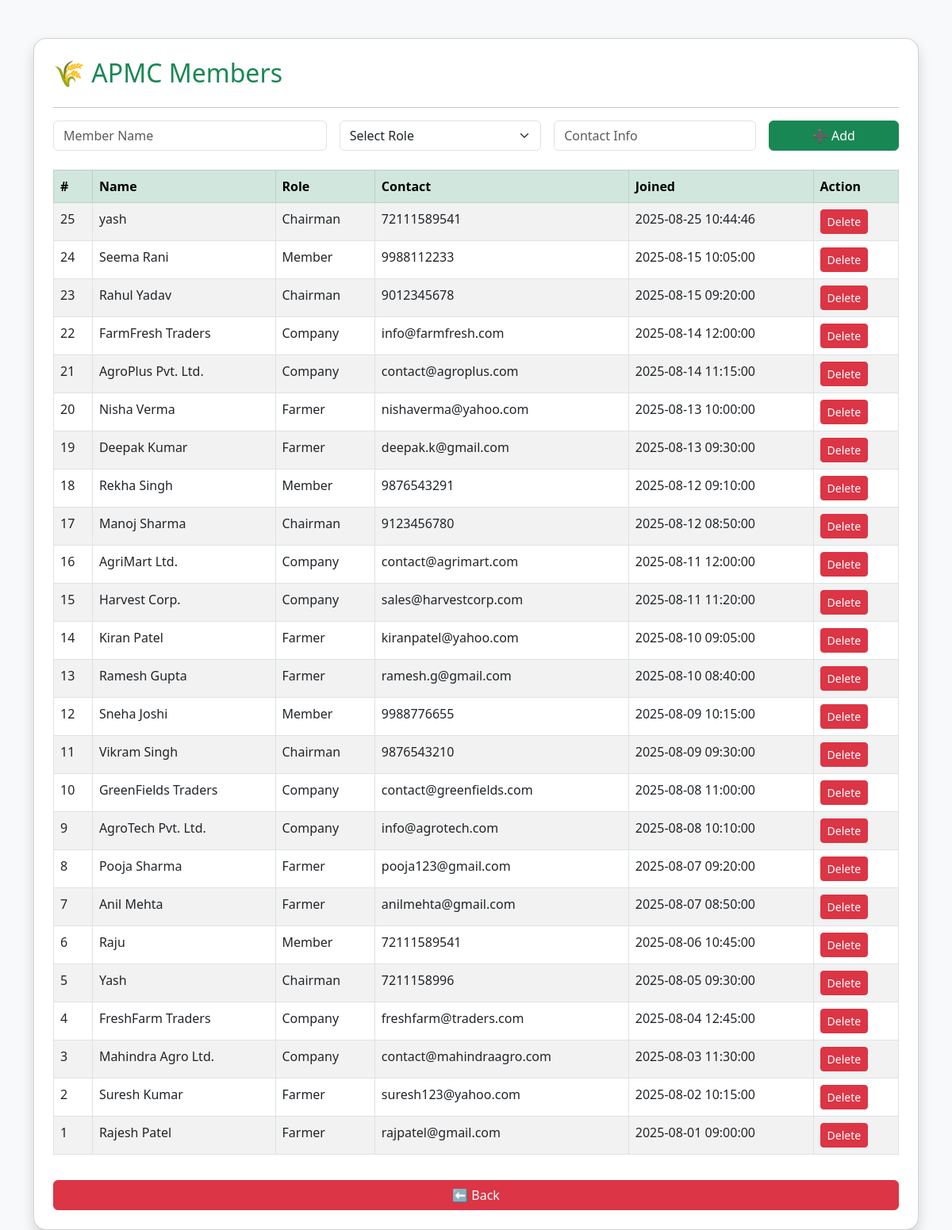
The app's page /apmc.php with its own data.
### tables this page shows
CREATE TABLE `apmc_members` (
  `id` int(11) NOT NULL,
  `name` varchar(100) NOT NULL,
  `role` enum('Farmer','Company','Chairman','Member') NOT NULL,
  `contact` varchar(100) DEFAULT NULL,
  `joined` datetime NOT NULL DEFAULT current_timestamp()
);

### apmc.php (the view, shortened to what this page needs)
<?php
include("db.php");
?>
<!DOCTYPE html>
<html lang="en">
<head>
  <link href="https://cdn.jsdelivr.net/npm/bootstrap@5.3.0/dist/css/bootstrap.min.css" rel="stylesheet">
</head>
<body class="bg-light">
<div class="container mt-5">
  <div class="card p-4 shadow rounded-4">
    <h2 class="text-success">🌾 APMC Members</h2>
    <hr>
    <form method="POST" class="row g-3 mb-4">
      <div class="col-md-4">
        <input type="text" name="name" class="form-control" placeholder="Member Name" required>
      </div>
      <div class="col-md-3">
        <select name="role" class="form-select" required>
          <option value="">Select Role</option>
        </select>
      </div>
      <div class="col-md-3">
        <input type="text" name="contact" class="form-control" placeholder="Contact Info">
      </div>
      <div class="col-md-2">
        <button type="submit" name="add_member" class="btn btn-success w-100">➕ Add</button>
      </div>
    </form>
    <table class="table table-bordered table-striped">
      <thead class="table-success">
        <tr>
          <th>#</th>
          <th>Name</th>
          <th>Role</th>
          <th>Contact</th>
          <th>Joined</th>
          <th>Action</th>
        </tr>
      </thead>
      <tbody>
        <?php
        $result = $conn->query("SELECT * FROM apmc_members ORDER BY id DESC");
        if($result->num_rows > 0){
            while($row = $result->fetch_assoc()){
                echo "<tr>
                        <td>{$row['id']}</td>
                        <td>{$row['name']}</td>
                        <td>{$row['role']}</td>
                        <td>{$row['contact']}</td>
                        <td>{$row['joined']}</td>
                        <td>
                          <a href='apmc.php?delete={$row['id']}' class='btn btn-sm btn-danger' onclick='return confirm(\"Are you sure?\")'>Delete</a>
                        </td>
                      </tr>";
            }
        } else {
            echo "<tr><td colspan='6' class='text-center text-muted'>No members added yet</td></tr>";
        }
        ?>
      </tbody>
    </table>
    <a href="index.php" class="btn btn-danger mt-3">⬅ Back</a>
  </div>
</div>
</body>
</html>

### records on screen
apmc_members: id "25", name "yash", role "Chairman", contact "72111589541", joined "2025-08-25 10:44:46"
apmc_members: id "24", name "Seema Rani", role "Member", contact "9988112233", joined "2025-08-15 10:05:00"
apmc_members: id "23", name "Rahul Yadav", role "Chairman", contact "9012345678", joined "2025-08-15 09:20:00"
apmc_members: id "22", name "FarmFresh Traders", role "Company", contact "info@farmfresh.com", joined "2025-08-14 12:00:00"
apmc_members: id "21", name "AgroPlus Pvt. Ltd.", role "Company", contact "contact@agroplus.com", joined "2025-08-14 11:15:00"
apmc_members: id "20", name "Nisha Verma", role "Farmer", contact "nishaverma@yahoo.com", joined "2025-08-13 10:00:00"
apmc_members: id "19", name "Deepak Kumar", role "Farmer", contact "deepak.k@gmail.com", joined "2025-08-13 09:30:00"
apmc_members: id "18", name "Rekha Singh", role "Member", contact "9876543291", joined "2025-08-12 09:10:00"
apmc_members: id "17", name "Manoj Sharma", role "Chairman", contact "9123456780", joined "2025-08-12 08:50:00"
apmc_members: id "16", name "AgriMart Ltd.", role "Company", contact "contact@agrimart.com", joined "2025-08-11 12:00:00"
apmc_members: id "15", name "Harvest Corp.", role "Company", contact "sales@harvestcorp.com", joined "2025-08-11 11:20:00"
apmc_members: id "14", name "Kiran Patel", role "Farmer", contact "kiranpatel@yahoo.com", joined "2025-08-10 09:05:00"
apmc_members: id "13", name "Ramesh Gupta", role "Farmer", contact "ramesh.g@gmail.com", joined "2025-08-10 08:40:00"
apmc_members: id "12", name "Sneha Joshi", role "Member", contact "9988776655", joined "2025-08-09 10:15:00"
apmc_members: id "11", name "Vikram Singh", role "Chairman", contact "9876543210", joined "2025-08-09 09:30:00"
apmc_members: id "10", name "GreenFields Traders", role "Company", contact "contact@greenfields.com", joined "2025-08-08 11:00:00"
apmc_members: id "9", name "AgroTech Pvt. Ltd.", role "Company", contact "info@agrotech.com", joined "2025-08-08 10:10:00"
apmc_members: id "8", name "Pooja Sharma", role "Farmer", contact "pooja123@gmail.com", joined "2025-08-07 09:20:00"
apmc_members: id "7", name "Anil Mehta", role "Farmer", contact "anilmehta@gmail.com", joined "2025-08-07 08:50:00"
apmc_members: id "6", name "Raju", role "Member", contact "72111589541", joined "2025-08-06 10:45:00"
apmc_members: id "5", name "Yash", role "Chairman", contact "7211158996", joined "2025-08-05 09:30:00"
apmc_members: id "4", name "FreshFarm Traders", role "Company", contact "freshfarm@traders.com", joined "2025-08-04 12:45:00"
apmc_members: id "3", name "Mahindra Agro Ltd.", role "Company", contact "contact@mahindraagro.com", joined "2025-08-03 11:30:00"
apmc_members: id "2", name "Suresh Kumar", role "Farmer", contact "suresh123@yahoo.com", joined "2025-08-02 10:15:00"
apmc_members: id "1", name "Rajesh Patel", role "Farmer", contact "rajpatel@gmail.com", joined "2025-08-01 09:00:00"
